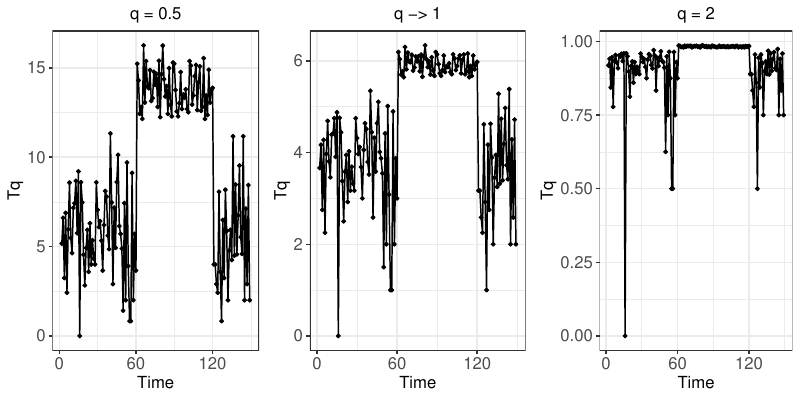

This figure's R source:
library(ggplot2)
library(scales)
library(doBy)
library(grid)
library(gridExtra)

data = read.table("tsallis.txt", header=T)
data$Node = factor(data$Node)
data.test = subset(data, Node=='gw-1' & Time != 1)


pdf("tsallis.pdf", width=8, height=4)

g1.root <- ggplot(data.test) +
  geom_point(aes (x=Time, y=t05), size=1) +
  geom_line(aes (x=Time, y=t05), size=0.5) +
  ggtitle("q = 0.5") +
  ylab("Tq") +
  scale_x_continuous(breaks=seq(0, 180, 60)) +
  theme_bw() + 
  theme(plot.title=element_text(size=12,hjust=0.5),axis.title=element_text(size=12),axis.text=element_text(size=12),legend.text=element_text(size=12), legend.title=element_blank()) 
# print(g1.root)

g2.root <- ggplot(data.test) +
  geom_point(aes (x=Time, y=entropy), size=1) +
  geom_line(aes (x=Time, y=entropy), size=0.5) +
  ggtitle("q -> 1") +
  ylab("Tq") +
  scale_x_continuous(breaks=seq(0, 180, 60)) +
  theme_bw() + 
  theme(plot.title=element_text(size=12,hjust=0.5),axis.title=element_text(size=12),axis.text=element_text(size=12),legend.text=element_text(size=12), legend.title=element_blank()) 
# print(g2.root)

g3.root <- ggplot(data.test) +
  geom_point(aes (x=Time, y=gini), size=1) +
  geom_line(aes (x=Time, y=gini), size=0.5) +
  ggtitle("q = 2") +
  ylab("Tq") +
  scale_x_continuous(breaks=seq(0, 180, 60)) +
  theme_bw() + 
  theme(plot.title=element_text(size=12,hjust=0.5),axis.title=element_text(size=12),axis.text=element_text(size=12),legend.text=element_text(size=12), legend.title=element_blank()) 
# print(g3.root)

g4.root <- ggplot(data.test) +
  geom_point(aes (x=Time, y=t05rate), size=1) +
  geom_line(aes (x=Time, y=t05rate), size=0.5) +
  ggtitle("q = 0.5") +
  ylab("Rate") +
  scale_x_continuous(breaks=seq(0, 180, 60)) +
  theme_bw() + 
  theme(plot.title=element_text(size=12,hjust=0.5),axis.title=element_text(size=12),axis.text=element_text(size=12),legend.text=element_text(size=12), legend.title=element_blank()) 

g5.root <- ggplot(data.test) +
  geom_point(aes (x=Time, y=enrate), size=1) +
  geom_line(aes (x=Time, y=enrate), size=0.5) +
  ggtitle("q -> 1") +
  ylab("Rate") +
  scale_x_continuous(breaks=seq(0, 180, 60)) +
  theme_bw() + 
  theme(plot.title=element_text(size=12,hjust=0.5),axis.title=element_text(size=12),axis.text=element_text(size=12),legend.text=element_text(size=12), legend.title=element_blank()) 


g6.root <- ggplot(data.test) +
  geom_point(aes (x=Time, y=ginirate), size=1) +
  geom_line(aes (x=Time, y=ginirate), size=0.5) +
  ggtitle("q = 2") +
  ylab("Rate") +
  scale_x_continuous(breaks=seq(0, 180, 60)) +
  theme_bw() + 
  theme(plot.title=element_text(size=12,hjust=0.5),axis.title=element_text(size=12),axis.text=element_text(size=12),legend.text=element_text(size=12), legend.title=element_blank()) 

multiplot <- function(..., plotlist=NULL, file, cols=1, layout=NULL) {
  library(grid)

  # Make a list from the ... arguments and plotlist
  plots <- c(list(...), plotlist)

  numPlots = length(plots)

  # If layout is NULL, then use 'cols' to determine layout
  if (is.null(layout)) {
    # Make the panel
    # ncol: Number of columns of plots
    # nrow: Number of rows needed, calculated from # of cols
    layout <- matrix(seq(1, cols * ceiling(numPlots/cols)),
                    ncol = cols, nrow = ceiling(numPlots/cols))
  }

 if (numPlots==1) {
    print(plots[[1]])

  } else {
    # Set up the page
    grid.newpage()
    pushViewport(viewport(layout = grid.layout(nrow(layout), ncol(layout))))

    # Make each plot, in the correct location
    for (i in 1:numPlots) {
      # Get the i,j matrix positions of the regions that contain this subplot
      matchidx <- as.data.frame(which(layout == i, arr.ind = TRUE))

      print(plots[[i]], vp = viewport(layout.pos.row = matchidx$row,
                                      layout.pos.col = matchidx$col))
    }
  }
}

multiplot(g1.root, g2.root, g3.root, cols=3)
multiplot(g4.root, g5.root, g6.root, cols=3)
